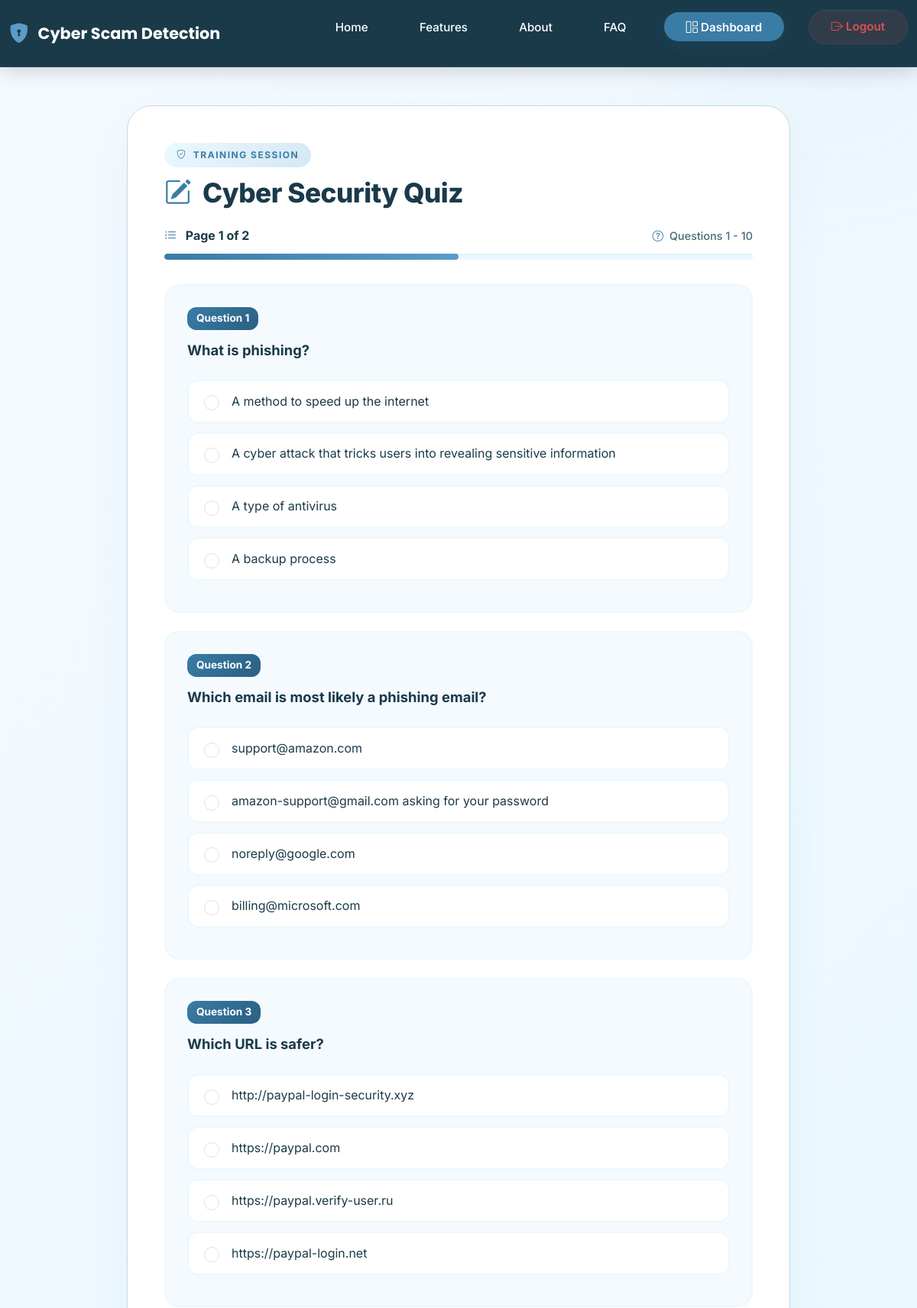
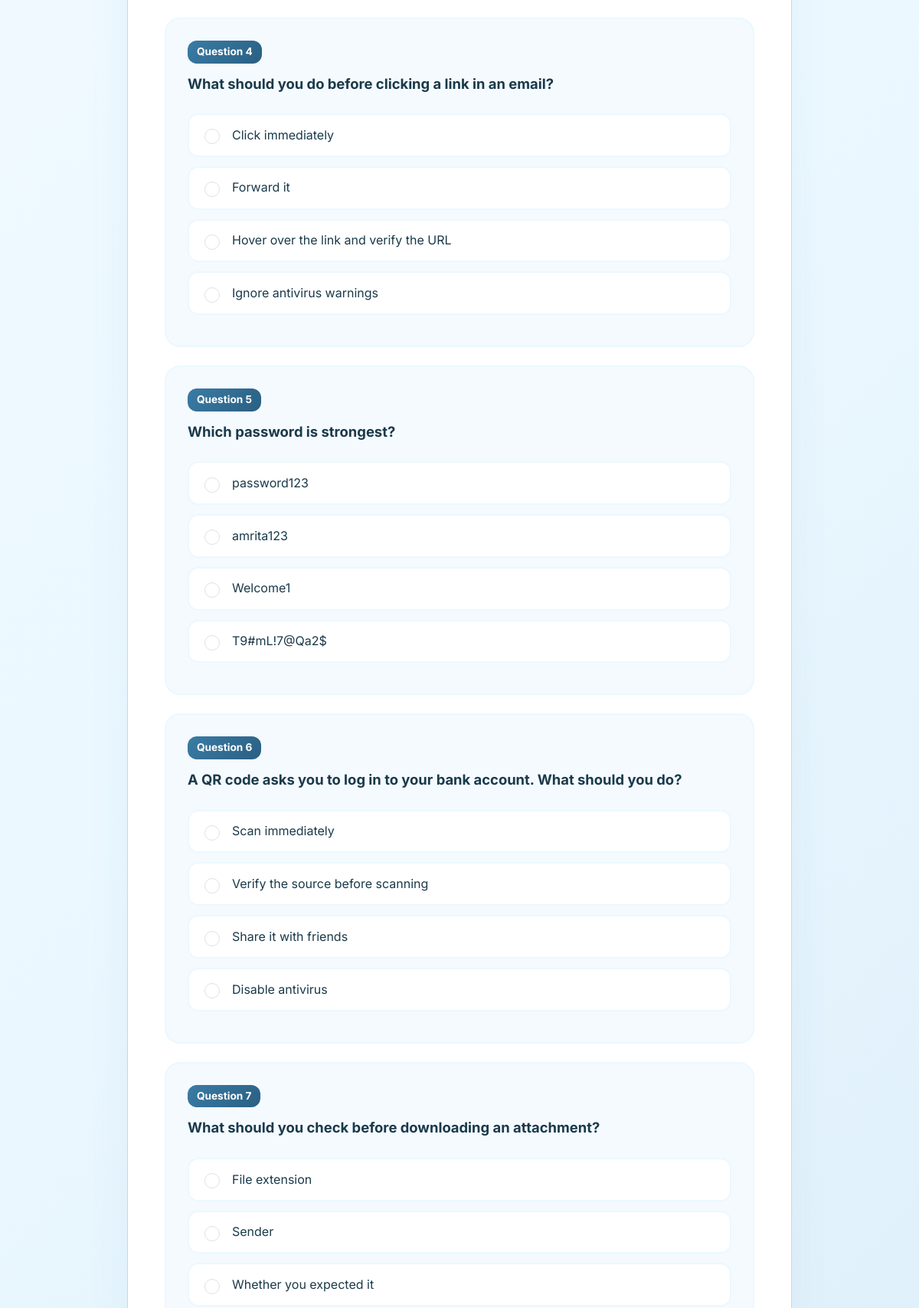
The page /quiz/attempt/ (signed in, upper part) on the database its author committed (2 pictures, top to bottom).
### quiz/models.py (models this page shows, shortened)
class Question(models.Model):
    class CorrectOption(models.TextChoices):
        A = "A", "Option A"
        B = "B", "Option B"
        C = "C", "Option C"
        D = "D", "Option D"
    text = models.TextField()
    option_a = models.CharField(max_length=255)
    option_b = models.CharField(max_length=255)
    option_c = models.CharField(max_length=255)
    option_d = models.CharField(max_length=255)
    correct_option = models.CharField(
        max_length=1,
        choices=CorrectOption.choices,
    )
    explanation = models.TextField(blank=True)
    is_active = models.BooleanField(default=True)
    created_at = models.DateTimeField(auto_now_add=True)
    updated_at = models.DateTimeField(auto_now=True)
    class Meta:
        ordering = ["id"]

### quiz/views.py (the view)
@login_required
def attempt_quiz(request, page=1):
    questions = get_questions(request)
    if not questions.exists():
        return render(
            request,
            "quiz/no_questions.html",
        )
    paginator = Paginator(
        questions,
        QUESTIONS_PER_PAGE,
    )
    page_obj = paginator.get_page(page)
    current_questions = page_obj.object_list
    if "quiz_answers" not in request.session:
        request.session["quiz_answers"] = {}
    answers = request.session["quiz_answers"]
    if request.method == "POST":
        form = QuizAttemptForm(
            request.POST,
            questions=current_questions,
            initial_answers=answers,
        )
        if form.is_valid():
            for question in current_questions:
                answers[str(question.pk)] = form.cleaned_data[
                    f"question_{question.pk}"
                ]
            request.session["quiz_answers"] = answers
            request.session.modified = True
            if "previous" in request.POST:
                return redirect(
                    "quiz:attempt_page",
                    page=page - 1,
                )
            if "next" in request.POST:
                return redirect(
                    "quiz:attempt_page",
                    page=page + 1,
                )
            if page_obj.has_next():
                return redirect(
                    "quiz:attempt_page",
                    page=page + 1,
                )
            retry_attempt_id = request.session.get("retry_attempt")
            parent_attempt = None
            is_retry = False
            if retry_attempt_id:
                parent_attempt = get_object_or_404(
                    QuizAttempt,
                    pk=retry_attempt_id,
                )
                is_retry = True
            attempt = QuizAttempt.objects.create(
                user=request.user,
                parent_attempt=parent_attempt,
                is_retry=is_retry,
                total_questions=questions.count(),
            )
            score = 0
            for question in questions:
                selected = answers.get(str(question.pk))
                if not selected:
                    continue
                is_correct = selected == question.correct_option
                if is_correct:
                    score += 1
                QuizAnswer.objects.create(
                    attempt=attempt,
                    question=question,
                    selected_option=selected,
                    is_correct=is_correct,
                )
            attempt.score = score
            if attempt.total_questions > 0:
                attempt.percentage = Decimal(
                    str(
                        round(
                            (score / attempt.total_questions) * 100,
                            2,
                        )
                    )
                )
            else:
                attempt.percentage = Decimal("0.00")
            attempt.save()
            request.session.pop("quiz_answers", None)
            request.session.pop("retry_attempt", None)
            return redirect(
                "quiz:result",
                attempt_id=attempt.pk,
            )
    else:
        form = QuizAttemptForm(
            questions=current_questions,
            initial_answers=answers,
        )
    progress = int(
        (page_obj.number / paginator.num_pages) * 100
    )
    return render(
        request,
        "quiz/attempt.html",
        {
            "form": form,
            "page_obj": page_obj,
            "current_page": page_obj.number,
            "total_pages": paginator.num_pages,
            "progress": progress,
        },
    )

### quiz/forms.py (shortened to what this page needs)
class QuizAttemptForm(forms.Form):
    def __init__(self, *args, questions=None, initial_answers=None, **kwargs):
        super().__init__(*args, **kwargs)
        self.questions = list(questions or [])
        initial_answers = initial_answers or {}
        for question in self.questions:
            field_name = f"question_{question.pk}"
            choices = [
                (Question.CorrectOption.A, question.option_a),
                (Question.CorrectOption.B, question.option_b),
                (Question.CorrectOption.C, question.option_c),
                (Question.CorrectOption.D, question.option_d),
            ]
            self.fields[field_name] = forms.ChoiceField(
                label=question.text,
                choices=choices,
                required=True,
                widget=forms.RadioSelect(
                    attrs={
                        "class": "form-check-input",
                    }
                ),
                initial=initial_answers.get(str(question.pk)),
            )

### quiz/views.py (called while the page is built)
def get_questions(request):
    retry_attempt = request.session.get("retry_attempt")
    if retry_attempt:
        attempt = get_object_or_404(
            QuizAttempt,
            pk=retry_attempt,
        )
        wrong_question_ids = (
            attempt.answers.filter(
                is_correct=False
            )
            .values_list(
                "question_id",
                flat=True,
            )
        )
        return Question.objects.filter(
            id__in=wrong_question_ids,
            is_active=True,
        ).order_by("id")
    return Question.objects.filter(
        is_active=True
    ).order_by("id")

### templates/quiz/attempt.html (shortened to what this page needs)
﻿{% extends 'base.html' %}
{% load static %}
{% block content %}
<div class="content-container">
    <section class="panel">
        <span class="section-kicker">
            <i class="bi bi-shield-check me-1"></i>
            Training Session
        </span>
        <h1 class="quiz-title">
            <i class="bi bi-pencil-square me-2"></i>
            Cyber Security Quiz
        </h1>
        <div class="progress-header">
            <h5>
                <i class="bi bi-list-ol me-2"></i>
                Page {{ current_page }} of {{ total_pages }}
            </h5>
            <span class="text-muted">
                <i class="bi bi-question-circle me-1"></i>
                Questions {{ page_obj.start_index }} - {{ page_obj.end_index }}
            </span>
        </div>
        <div class="progress-custom">
            <div class="progress-bar" role="progressbar" style="width: {{ progress }}%;">
            </div>
        </div>
        <form method="post" id="quizForm" novalidate>
            {% for field in form %}
            <div class="question-card" data-question="{{ forloop.counter }}">
                <div class="question-number">
                    Question {{ page_obj.start_index|add:forloop.counter0 }}
                </div>
                <div class="question-text">
                    {{ field.label }}
                </div>
                <div class="choices-container">
                    {% for choice in field %}
                    <label class="choice-option" for="{{ choice.id_for_label }}">
                        {{ choice.tag }}
                        <span class="choice-label">{{ choice.choice_label }}</span>
                    </label>
                    {% endfor %}
                </div>
            </div>
            {% endfor %}
        </form>
    </section>
</div>
{% endblock %}

### static/css/modern.css (style rules this page uses)
:root { --primary: #3A7CA5; --primary-light: #5B9BC7; --primary-dark: #2A5F82; --primary-bg: #EBF8FF; --secondary: #2A5F82; --secondary-light: #5B9BC7; --dark-bg: #EBF8FF; --dark-surface: #F5FAFF; --dark-surface-2: #D4E8F5; --accent: #D9534F; --success: #4CAF50; --warning: #F4B400; --light-text: #1A3A4A; --muted-text: #4A6A7A; --page-bg: #F5FAFF; --page-text: #1A3A4A; --page-muted: #4A6A7A; --border-color: rgba(58, 124, 165, 0.24); --surface: #FFFFFF; --surface-alt: #F5FAFF; --surface-border: rgba(58, 124, 165, 0.15); --card-shadow: 0 20px 60px rgba(58, 124, 165, 0.10); --card-shadow-lg: 0 40px 100px rgba(58, 124, 165, 0.15); --nav-bg: #1A3A4A; --nav-text: #FFFFFF; --hero-bg: linear-gradient(135deg, #F5FAFF 0%, #EBF8FF 50%, #D4E8F5 100%); --hero-text: #1A3A4A; --section-alt-bg: linear-gradient(135deg, #EBF8FF 0%, #D4E8F5 100%); --section-alt-text: #1A3A4A; --footer-bg: linear-gradient(135deg, #EBF8FF 0%, #D4E8F5 100%); --footer-text: #1A3A4A; }
* { margin: 0; padding: 0; box-sizing: border-box; }
html { scroll-behavior: smooth; }
body { font-family: 'Inter', system-ui, -apple-system, sans-serif; background: var(--page-bg); color: var(--page-text); line-height: 1.6; }
.section-kicker { color: #3A7CA5; font-weight: 700; font-size: 0.85rem; text-transform: uppercase; letter-spacing: 1px; }

### templates/base.html (style rules this page uses)
:root { --primary-blue: #3A7CA5; --primary-blue-hover: #2A5F82; --primary-blue-light: #D4E8F5; --primary-blue-lighter: #EBF8FF; --primary-blue-lightest: #F5FAFF; --text-dark: #1A3A4A; --text-muted: #4A6A7A; --text-muted-light: #7A9AAA; --card-shadow: 0 10px 30px rgba(58, 124, 165, 0.06); --card-shadow-hover: 0 15px 40px rgba(58, 124, 165, 0.10); --border-color: #C5D9E8; --navbar-bg: #1A3A4A; --navbar-text: #FFFFFF; --navbar-hover: #2A5F82; --navbar-icon: #5B9BC7; --brand-color: #FFFFFF; --brand-color-hover: #5B9BC7; --success-color: #4CAF50; --warning-color: #F4B400; --danger-color: #D9534F; }
* { margin: 0; padding: 0; box-sizing: border-box; }
html { scroll-behavior: smooth; }
body { font-family: 'Inter', 'Segoe UI', sans-serif; background: linear-gradient(135deg, #F5FAFF 0%, #EBF8FF 45%, #D4E8F5 100%); min-height: 100vh; padding-top: 72px; position: relative; overflow-x: hidden; }
body::before { content: ''; position: fixed; width: 600px; height: 600px; background: radial-gradient(circle, rgba(58, 124, 165, 0.04) 0%, transparent 70%); border-radius: 50%; top: -250px; right: -200px; animation: floatBg 10s ease-in-out infinite; pointer-events: none; z-index: 0; }
body::after { content: ''; position: fixed; width: 500px; height: 500px; background: radial-gradient(circle, rgba(58, 124, 165, 0.03) 0%, transparent 70%); border-radius: 50%; bottom: -200px; left: -150px; animation: floatBg 8s ease-in-out infinite reverse; pointer-events: none; z-index: 0; }
section, .panel, .card, .container, .content-container { scroll-margin-top: 75px; }

### rows shown on the page
Question: label "What is phishing?", choice_label "A method to speed up the internet" "A cyber attack that tricks users into revealing sensitive information" "A type of antivirus" "A backup process"
Question: label "Which email is most likely a phishing email?", choice_label "support@amazon.com" "amazon-support@gmail.com asking for your password" "noreply@google.com" "billing@microsoft.com"
Question: label "Which URL is safer?", choice_label "http://paypal-login-security.xyz" "https://paypal.com" "https://paypal.verify-user.ru" "https://paypal-login.net"
Question: label "What should you do before clicking a link in an email?", choice_label "Click immediately" "Forward it" "Hover over the link and verify the URL" "Ignore antivirus warnings"
Question: label "Which password is strongest?", choice_label "password123" "amrita123" "Welcome1" "T9#mL!7@Qa2$"
Question: label "A QR code asks you to log in to your bank account. What should you do?", choice_label "Scan immediately" "Verify the source before scanning" "Share it with friends" "Disable antivirus"
Question: label "What should you check before downloading an attachment?", choice_label "File extension" "Sender" "Whether you expected it"

### other values the page prints
{{ current_page }} "1"
{{ total_pages }} "2"
{{ page_obj.start_index }} "1"
{{ page_obj.end_index }} "10"
{{ page_obj.start_index|add:forloop.counter0 }} "1" "2" "3" "4" "5" "6" "7"
